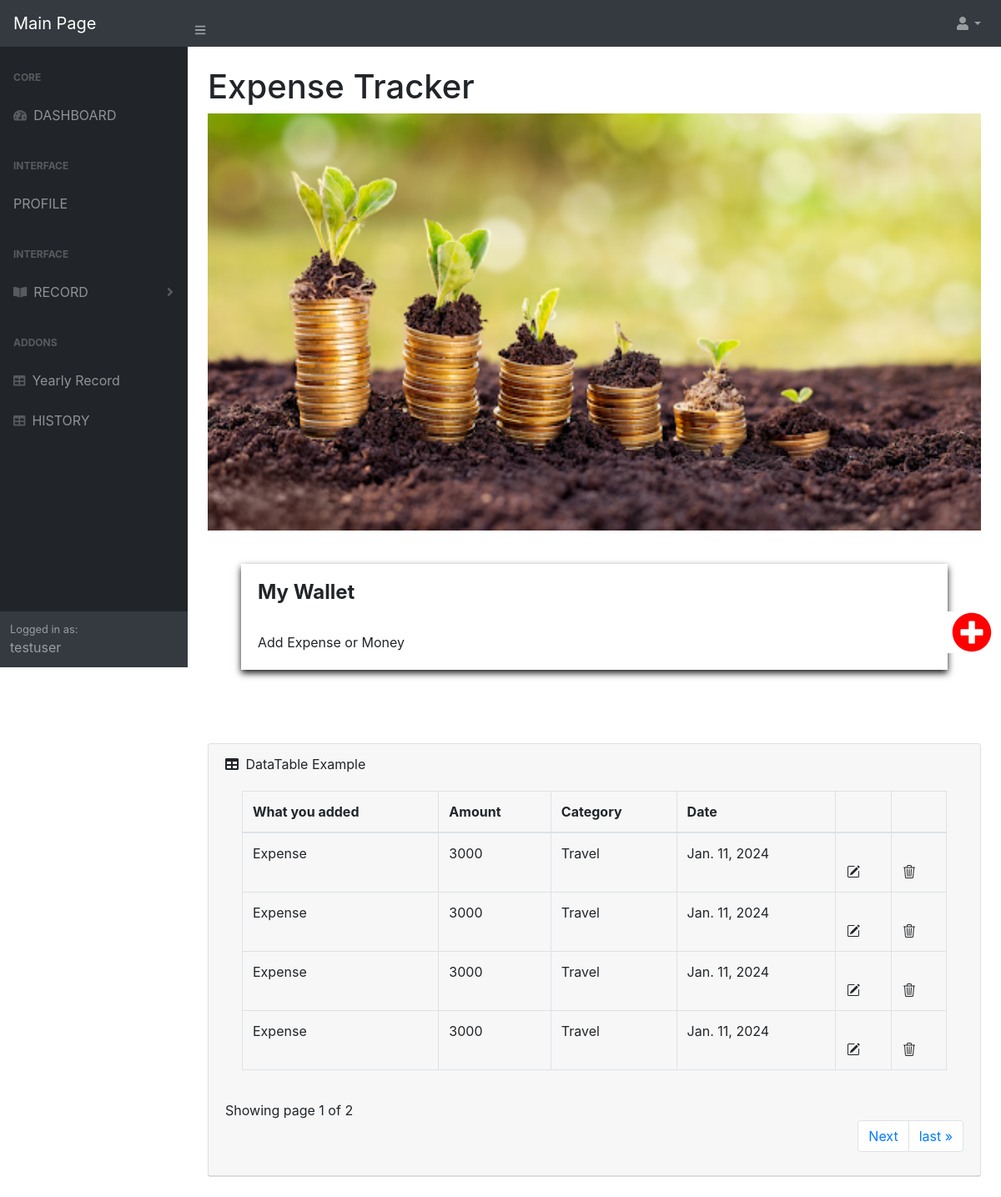
The page /index/ (signed in) on the database its author committed.
### home/models.py (models this page shows)
class Addmoney_info(models.Model):
    user = models.ForeignKey(User,default = 1, on_delete=models.CASCADE)
    add_money = models.CharField(max_length = 10 , choices = ADD_EXPENSE_CHOICES )
    quantity = models.BigIntegerField()
    Date = models.DateField(default = now)
    Category = models.CharField( max_length = 20, choices = SELECT_CATEGORY_CHOICES , default ='Food')

### home/views.py (the view)
# urls.py: path('index/', Index.as_view(), name='index'),
class Index(View):
    def get(self,request,*args,**kwargs):
        if request.session.has_key('is_logged'):
            user_id = request.session["user_id"]
            user = User.objects.get(id=user_id)
            addmoney_info = Addmoney_info.objects.filter(user=user).order_by('-Date')
            paginator = Paginator(addmoney_info , 4)
            page_number = request.GET.get('page')
            page_obj = Paginator.get_page(paginator,page_number)
            context = {
                'add_info' : addmoney_info,
                'page_obj' : page_obj,
            }
            return render(request,'home/index.html',context)
        return redirect('home')

### templates/home/index.html (shortened to what this page needs)
{%  load static %}
<!DOCTYPE html>
<html lang="en">
<head>
    <link rel="stylesheet" type="text/css" href="{% static 'home.css' %}">
    <link rel="stylesheet" type="text/css" href="{% static 'addmoney.css' %}">
    <link href="https://cdn.datatables.net/1.10.20/css/dataTables.bootstrap4.min.css" rel="stylesheet" />
</head>
<body class="sb-nav-fixed">
    <nav class="sb-topnav navbar navbar-expand navbar-dark bg-dark">
        <a class="navbar-brand" href="/index">Main Page</a>
        <button class="btn btn-link btn-sm order-1 order-lg-0" id="sidebarToggle" href="#"><i class="fas fa-bars"></i></button>
        <ul class="navbar-nav ml-auto ml-md-0">
            <li class="nav-item dropdown">
                <a class="nav-link dropdown-toggle" id="userDropdown" href="#" role="button" data-toggle="dropdown" aria-haspopup="true" aria-expanded="false"><i class="fas fa-user fa-fw"></i></a>
            </li>
        </ul>
    </nav>
    <div id="layoutSidenav">
        <div id="layoutSidenav_nav">
            <nav class="sb-sidenav accordion sb-sidenav-dark" id="sidenavAccordion">
                <div class="sb-sidenav-menu">
                    <div class="nav">
                        <div class="sb-sidenav-menu-heading">Core</div>
                        <a class="nav-link" href="/index">
                            <div class="sb-nav-link-icon"><i class="fas fa-tachometer-alt"></i></div>DASHBOARD
                        </a>
                        <div class="sb-sidenav-menu-heading">Interface</div>
                        <div>
                            <a class="nav-link" href="/profile">PROFILE</a>
                            <div class="sb-sidenav-menu-heading">Interface</div>
                            <a class="nav-link collapsed" href="#" data-toggle="collapse" data-target="#collapsePages" aria-expanded="false" aria-controls="collapsePages">
                                <div class="sb-nav-link-icon"><i class="fas fa-book-open"></i></div>RECORD
                                <div class="sb-sidenav-collapse-arrow"><i class="fas fa-angle-down"></i></div>
                            </a>
                        <div class="messages" id="alert-message">
                        <div class="sb-sidenav-menu-heading">Addons</div>
                        <a class="nav-link" href="/info">
                            <div class="sb-nav-link-icon"><i class="fas fa-table"></i></div> Yearly Record
                        </a>
                        <a class="nav-link" href="/tables">
                            <div class="sb-nav-link-icon"><i class="fas fa-table"></i></div>HISTORY
                        </a>
                    </div>
                    </div>
                </div>
            </div>
            <br>
            <div class="sb-sidenav-footer">
                <div class="small">Logged in as:</div>
                {{request.user.username}}
            </div>
            </nav>
        </div>
        <div id="layoutSidenav_content">
<main>
    <div class="container-fluid">
        <h1 class="mt-4">Expense Tracker</h1>
        <img src="{% static 'img/unnamed.png' %}" alt="logo" width="100%" height="500">
        <div class="card1">
        <h4><b>My Wallet</b></h4>
        Add Expense or Money   <button class="b1" onclick="location.href='/addmoney';">
        <i class="fa fa-plus-circle" style="font-size:48px;color:red"></i>
        </button>
        </div>
        <br>
        <br>
        <div class="card mb-4">
            <div class="card-header">
                <i class="fas fa-table mr-1"></i>
                DataTable Example
                <div class="card-body">
                    <div class="table-responsive">
                        <table class="table table-bordered" id="dataTable" width="100%" cellspacing="0">
                            <thead>
                                <tr>
                                    <th>What you added</th>
                                    <th>Amount</th>
                                    <th>Category</th>
                                    <th>Date</th>
                                    <th></th>
                                    <th></th>
                                </tr>
                            </thead>
                            <tbody>
                            {% for info in page_obj %}
                                <tr>
                                    <td>{{info.add_money}}</td>
                                    <td>{{info.quantity}}</td>
                                    <td>{{info.Category}}</td>
                                    <td>{{info.Date}}</td>
                                    <td><a href="{% url 'expense_edit' info.id %}" class = " btn btn-success "></a></td>
                                    <td><a href="{% url 'expense_delete' info.id %}" class = " btn btn-danger "></a></td>
                                </tr>
                                {% endfor %}
                            </tbody>
                        </table>
                    </div>
                </div>
                <div class="">
                Showing page {{page_obj.number}} of {{page_obj.paginator.num_pages}}
                </div>
                <nav aria-label="Page navigation example">
                    <ul class="pagination align-right float-right mr-auto">
                        {% if page_obj.has_next %}
                        <li class="page-item"><a class="page-link" href="?page={{ page_obj.next_page_number }}">Next</a></li>
                        <li class="page-item"><a class="page-link" href="?page={{ page_obj.paginator.num_pages }}">last &raquo;</a></li>
                        {% endif %}
                    </ul>
                </nav>
                <br>
            </div>
        </div>
    </div>
</body>
</html>

### static/addmoney.css (style rules this page uses)
body, html { height: 100%; }
* { box-sizing: border-box; }
.btn { padding-top: 20px; }

### rows shown on the page
Addmoney_info: add_money "Expense", quantity "3000", Category "Travel", Date "Jan. 11, 2024"
Addmoney_info: add_money "Expense", quantity "3000", Category "Travel", Date "Jan. 11, 2024"
Addmoney_info: add_money "Expense", quantity "3000", Category "Travel", Date "Jan. 11, 2024"
Addmoney_info: add_money "Expense", quantity "3000", Category "Travel", Date "Jan. 11, 2024"

### other values the page prints
{{ request.user.username }} "testuser"
{{ page_obj.number }} "1"
{{ page_obj.paginator.num_pages }} "2"
